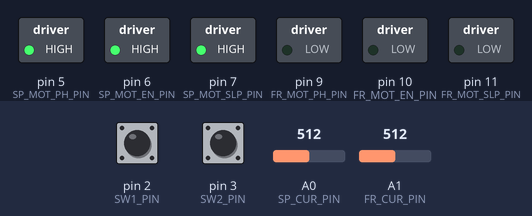
Bench run of a sketch on a simulated Arduino Pro Mini, built with avr-gcc and run on an emulated ATmega328P. Parts: switched loads named in the sketch (green lamp = pin HIGH). The inputs (shaded band) are chosen by the test bench; at power-on: pin 2 (SW1_PIN) HIGH, pin 3 (SW2_PIN) HIGH, A0 (SP_CUR_PIN) = 512, A1 (FR_CUR_PIN) = 512. What the sketch prints to the serial monitor is not drawn.

Above: at 3.2 s.
3.3 s: pin 2 (SW1_PIN) pulled LOW for 0.15 s
At 4.6 s:
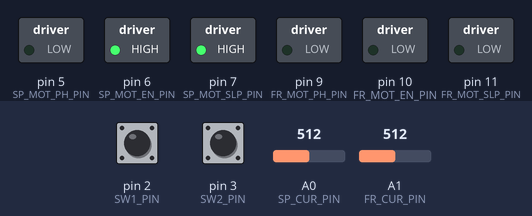
4.9 s: pin 3 (SW2_PIN) pulled LOW for 0.15 s
At 6.3 s:
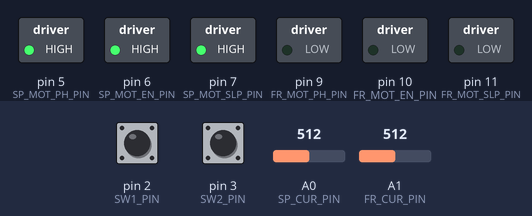
6.6 s: pin 2 (SW1_PIN) pulled LOW for 1 s
At 7.2 s:
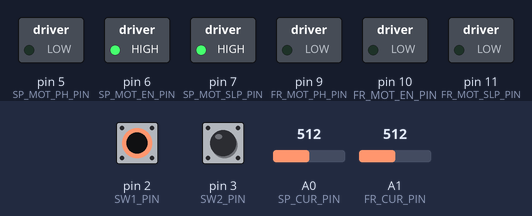
9.1 s: pin 2 (SW1_PIN) driven LOW and pin 3 (SW2_PIN) driven LOW
At 9.8 s:
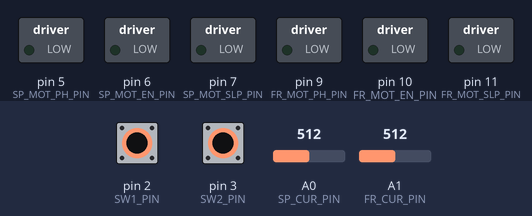
10.9 s: pin 2 (SW1_PIN) pulsed HIGH 5 times (0.12 s each, 0.3 s apart)
At 13.4 s:
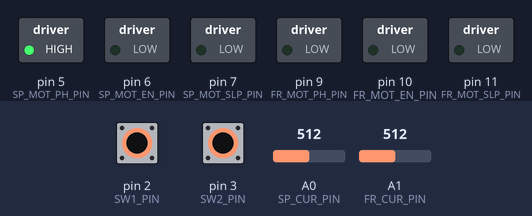
Timing chart, 0 to 14.9 s (numbered marks = the images above; inputs shaded):
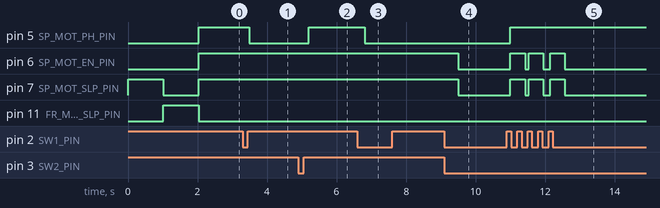

Measured:
- after the input at 3.3 s, pin 5 (SP_MOT_PH_PIN): HIGH → LOW after 0.18 s
- after the input at 4.9 s, pin 5 (SP_MOT_PH_PIN): LOW → HIGH after 0.30 s
- after the input at 6.6 s, pin 5 (SP_MOT_PH_PIN): HIGH → LOW after 0.21 s
- after the input at 9.1 s, pin 6 (SP_MOT_EN_PIN), pin 7 (SP_MOT_SLP_PIN): HIGH → LOW after 0.40 s
- after the input at 10.9 s, pin 5 (SP_MOT_PH_PIN): LOW → HIGH after 0.10 s; pin 6 (SP_MOT_EN_PIN), pin 7 (SP_MOT_SLP_PIN): goes HIGH 0.42 s, LOW 0.10 s, HIGH 0.42 s, LOW 0.20 s, HIGH 0.42 s, then LOW, starting after 0.10 s

The sketch:

LovesacCurrentTest.ino
```cpp
// LovesacCurrentTest.ino
// Nottingham Spirk, September 19, 2023
//
// This sketch moves the seatpan motor forward and reverse and monitors the motor current.
//
// This sketch is targetted to a Adafruit Feather 328P board.
//    https://www.adafruit.com/product/3458
//    https://learn.adafruit.com/adafruit-feather-328p-atmega328-atmega328p
// Select "Arduino Pro or Pro Mini" in the boards manager.
//

#include <Wire.h>       // I2C communication

// *******************************************************************
// Hardware Pins
// *******************************************************************
// #define SP_HOME_PIN     0   // input, reserved for Debug UART
// #define SP_LIMIT_PIN    1   // input, reserved for Debug UART
#define SW1_PIN         2   // input, high = closed
#define SW2_PIN         3   // input, high = closed
#define unused_4_PIN    4
#define SP_MOT_PH_PIN   5   // output
#define SP_MOT_EN_PIN   6   // output
#define SP_MOT_SLP_PIN  7   // output, low = sleep
#define FR_MOT_PH_PIN   9   // output
#define FR_MOT_EN_PIN  10   // output
#define FR_MOT_SLP_PIN 11   // output, low = sleep
#define FR_HOME_PIN    12   // input
#define FR_LIMIT_PIN   13   // input
#define SP_CUR_PIN     A0   // analog input, 1V = tbd A
#define FR_CUR_PIN     A1   // analog input
#define SW3_PIN        16   // input, high = closed
#define SW4_PIN        17   // input, high = closed

// *******************************************************************
// Constants
// *******************************************************************
#define ADC_VREF     3.3    // default AREF
#define ADC_COUNT 1024.0    // 10-bit ADC
#define ADC_SAMPLES  100    // samples for average
#define MOTOR_CUR   6.25    // motor driver SO output scaling (A/V)
#define BAT_ADDR  0x12      // battery manager I2C address ***tbd
#define BAT_VOLT  0x34      // battery voltage register address ***tbd
#define PRESSED      1      // input switch state
#define NOT_PRESSED  0      // input switch state
#define AT_LIMIT     1      // limit position sensor state
#define NOT_AT_LIMIT 0      // limit position sensor state
#define AT_HOME      1      // home position sensor state
#define NOT_AT_HOME  0      // home position sensor state
#define PH_FWD       1      // motor driver PH input = forward
#define PH_REV       0      // motor driver PH input = reverse
#define ACTIVE       1      // motor driver nSLEEP input = active/run
#define SLEEP        0      // motor driver nSLEEP input = sleep/off

// *******************************************************************
// Global Variables
// *******************************************************************
char  buf[24];        // char buffer for generating printouts
float SP_current;     // offset-corrected ADC reading scaled to current
int   SP_offset;      // ADC reading with 0 motor current
float FR_current;
int   FR_offset;
int   forward  = NOT_PRESSED;
int   reverse  = NOT_PRESSED;
int   SP_limit = NOT_AT_LIMIT;
int   FR_limit = NOT_AT_LIMIT;
int   SP_home  = NOT_AT_HOME;
int   FR_home  = NOT_AT_HOME;
int   timeout  = 0;

// *******************************************************************
// Function Prototypes
// *******************************************************************
void  getSeatpanOffset(void);
void  getFootrestOffset(void);
float readSeatpanCurrent(void);
float readFootrestCurrent(void);
void  readBattery(void);


// *******************************************************************
// Setup Code, runs only once
// *******************************************************************
void setup() {

  while (!Serial) { delay(10); }
  Serial.begin(115200);
  Serial.println(F("*************************************"));
  Serial.println(F("Lovesac Current Test"));
  Serial.print(F("Analog Samples = "));
  Serial.println(ADC_SAMPLES);
  Serial.println(__DATE__ "  Compiler Version: " __VERSION__);
  Serial.println(F("*************************************"));

  Wire.begin();

  // pinMode(SP_HOME_PIN,  INPUT);
  // pinMode(SP_LIMIT_PIN, INPUT);
  pinMode(FR_HOME_PIN,  INPUT);
  pinMode(FR_LIMIT_PIN, INPUT);
  pinMode(SW1_PIN, INPUT);
  pinMode(SW2_PIN, INPUT);
  pinMode(SW3_PIN, INPUT);
  pinMode(SW4_PIN, INPUT);

  pinMode(SP_MOT_PH_PIN,  OUTPUT);
  pinMode(SP_MOT_EN_PIN,  OUTPUT);
  pinMode(SP_MOT_SLP_PIN, OUTPUT);
  pinMode(FR_MOT_PH_PIN,  OUTPUT);
  pinMode(FR_MOT_EN_PIN,  OUTPUT);
  pinMode(FR_MOT_SLP_PIN, OUTPUT);

  digitalWrite(SP_MOT_PH_PIN,  LOW);
  digitalWrite(SP_MOT_EN_PIN,  LOW);
  digitalWrite(SP_MOT_SLP_PIN, SLEEP);
  digitalWrite(FR_MOT_PH_PIN,  LOW);
  digitalWrite(FR_MOT_EN_PIN,  LOW);
  digitalWrite(FR_MOT_SLP_PIN, SLEEP);

  getSeatpanOffset();
  getFootrestOffset();

}  // setup()


// *******************************************************************
// Main Loop, continuously runs
// *******************************************************************
void loop() {
  float tempFloat;

  digitalWrite(SP_MOT_SLP_PIN, SLEEP);
  analogWrite(SP_MOT_EN_PIN,   0);

  forward  = digitalRead(SW1_PIN);
  reverse  = digitalRead(SW2_PIN);
  timeout  = 200;    // 200 * 50 = 10 sec

  while ( (forward==PRESSED) &&
          (timeout>0) ) {

        // read the inputs
        forward  = digitalRead(SW1_PIN);
        timeout--;

        // run the motor forward
        digitalWrite(SP_MOT_SLP_PIN, ACTIVE);
        digitalWrite(SP_MOT_PH_PIN,  PH_FWD);
        analogWrite(SP_MOT_EN_PIN,   255);
        tempFloat = readSeatpanCurrent();
        dtostrf(tempFloat, 4, 3, buf);
        Serial.print(F("SeatPan Current  = "));
        Serial.print(buf);
        Serial.println("A");
        delay(50);
        }

   while ( (reverse==PRESSED) &&
           (timeout>0) ) {

        // read the inputs
        reverse = digitalRead(SW2_PIN);
        timeout--;

        // run the motor reverse
        digitalWrite(SP_MOT_SLP_PIN, ACTIVE);
        digitalWrite(SP_MOT_PH_PIN,  PH_REV);
        analogWrite(SP_MOT_EN_PIN,   255);
        tempFloat = readSeatpanCurrent();
        dtostrf(tempFloat, 4, 3, buf);
        Serial.print(F("SeatPan Current  = "));
        Serial.print(buf);
        Serial.println("A");
        delay(50);
        }

  delay(100);


}  // loop()


// *******************************************************************
// Get the current measurement offset voltage for each motor
// driver.  The offset is in ADC counts and will be saved in
// global variables for later use by the measurement functions.
// Note that this must be done with the motor awake but disabled.
// *******************************************************************
void getSeatpanOffset() {

  // wake the motor driver
  digitalWrite(SP_MOT_SLP_PIN, ACTIVE);

  // take 10 readings and sum them up
  SP_offset = 0;
  for (int i = ADC_SAMPLES; i > 0; i--) {
    SP_offset += analogRead(SP_CUR_PIN);
    delay(10);
  }

  // put the motor driver back to sleep
  digitalWrite(SP_MOT_SLP_PIN, SLEEP);

  // get the average
  SP_offset /= ADC_SAMPLES;

  Serial.print(F("SeatPan Offset  = "));
  Serial.println(SP_offset);
}

void getFootrestOffset() {

  // wake the motor driver
  digitalWrite(FR_MOT_SLP_PIN, ACTIVE);

  // take 10 readings and sum them up
  FR_offset = 0;
  for (int i = ADC_SAMPLES; i > 0; i--) {
    FR_offset += analogRead(FR_CUR_PIN);
    delay(10);
  }

  // put the motor driver back to sleep
  digitalWrite(FR_MOT_SLP_PIN, SLEEP);

  // get the average
  FR_offset /= ADC_SAMPLES;

  Serial.print(F("FootRest Offset = "));
  Serial.println(FR_offset);
}


// *******************************************************************
// Read the current for each motor.  The output is offset-corrected
// and scaled to return current in Amperes.
// ADC * 1.623A/V * 3.3Vref / 1024 = 5.23mA/bit resolution
// *******************************************************************
float readSeatpanCurrent() {
  float scaled = 0.0;
  int ADCValue = 0;

  for (int i = ADC_SAMPLES; i > 0; i--) {
    ADCValue += analogRead(SP_CUR_PIN);
    delay(1);
  }

  ADCValue /= ADC_SAMPLES;          // get the average (int)
  scaled = (ADCValue - SP_offset);  // eliminate the motor driver offset
  scaled *= MOTOR_CUR;              // multiply by motor driver A/V gain
  scaled *= ADC_VREF;               // multiply by ADC full scale range
  scaled /= ADC_COUNT;              // divide by ADC resolution
  return scaled;
}

float readFootrestCurrent() {
  float scaled = 0.0;
  int ADCValue = 0;

  for (int i = ADC_SAMPLES; i > 0; i--) {
    ADCValue += analogRead(FR_CUR_PIN);
    delay(1);
  }

  ADCValue /= ADC_SAMPLES;          // get the average (int)
  scaled = (ADCValue - FR_offset);  // eliminate the motor driver offset
  scaled *= MOTOR_CUR;              // multiply by motor driver A/V gain
  scaled *= ADC_VREF;               // multiply by ADC full scale range
  scaled /= ADC_COUNT;              // divide by ADC resolution
  return scaled;
}


// *******************************************************************
// Use the SMBus (I2C) interface to read the current battery status.
//
// T B D
//
// *******************************************************************
void readBattery() {
  Wire.requestFrom(BAT_ADDR, 6);  // request 6 bytes from slave device
  while (Wire.available()) {      // slave may send less than requested
    char c = Wire.read();         // receive a byte as character
    Serial.print(c);              // print the character
  }
  Serial.println(" ");  // finish the line
}
```
